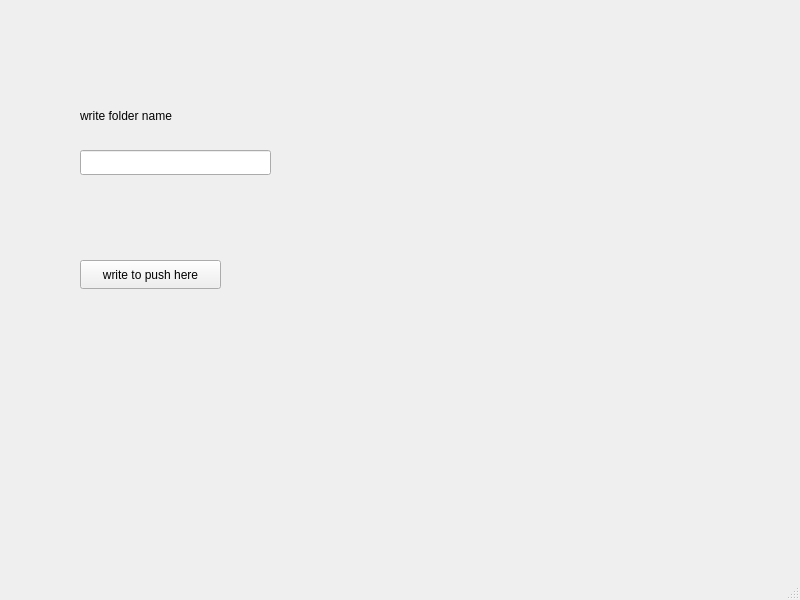
<?xml version="1.0" encoding="UTF-8"?>
<ui version="4.0">
 <class>MainWindow</class>
 <widget class="QMainWindow" name="MainWindow">
  <property name="geometry">
   <rect>
    <x>0</x>
    <y>0</y>
    <width>800</width>
    <height>600</height>
   </rect>
  </property>
  <property name="windowTitle">
   <string>MainWindow</string>
  </property>
  <widget class="QWidget" name="centralwidget">
   <widget class="QLabel" name="label">
    <property name="geometry">
     <rect>
      <x>80</x>
      <y>90</y>
      <width>131</width>
      <height>51</height>
     </rect>
    </property>
    <property name="text">
     <string>write folder name</string>
    </property>
   </widget>
   <widget class="QPushButton" name="pushButton">
    <property name="geometry">
     <rect>
      <x>80</x>
      <y>260</y>
      <width>141</width>
      <height>29</height>
     </rect>
    </property>
    <property name="text">
     <string>write to push here</string>
    </property>
   </widget>
   <widget class="QLineEdit" name="lineEdit">
    <property name="geometry">
     <rect>
      <x>80</x>
      <y>150</y>
      <width>191</width>
      <height>25</height>
     </rect>
    </property>
   </widget>
   <widget class="QLabel" name="label_2">
    <property name="geometry">
     <rect>
      <x>20</x>
      <y>10</y>
      <width>731</width>
      <height>41</height>
     </rect>
    </property>
    <property name="text">
     <string/>
    </property>
   </widget>
  </widget>
  <widget class="QMenuBar" name="menubar">
   <property name="geometry">
    <rect>
     <x>0</x>
     <y>0</y>
     <width>800</width>
     <height>26</height>
    </rect>
   </property>
  </widget>
  <widget class="QStatusBar" name="statusbar"/>
 </widget>
 <resources/>
 <connections/>
</ui>
